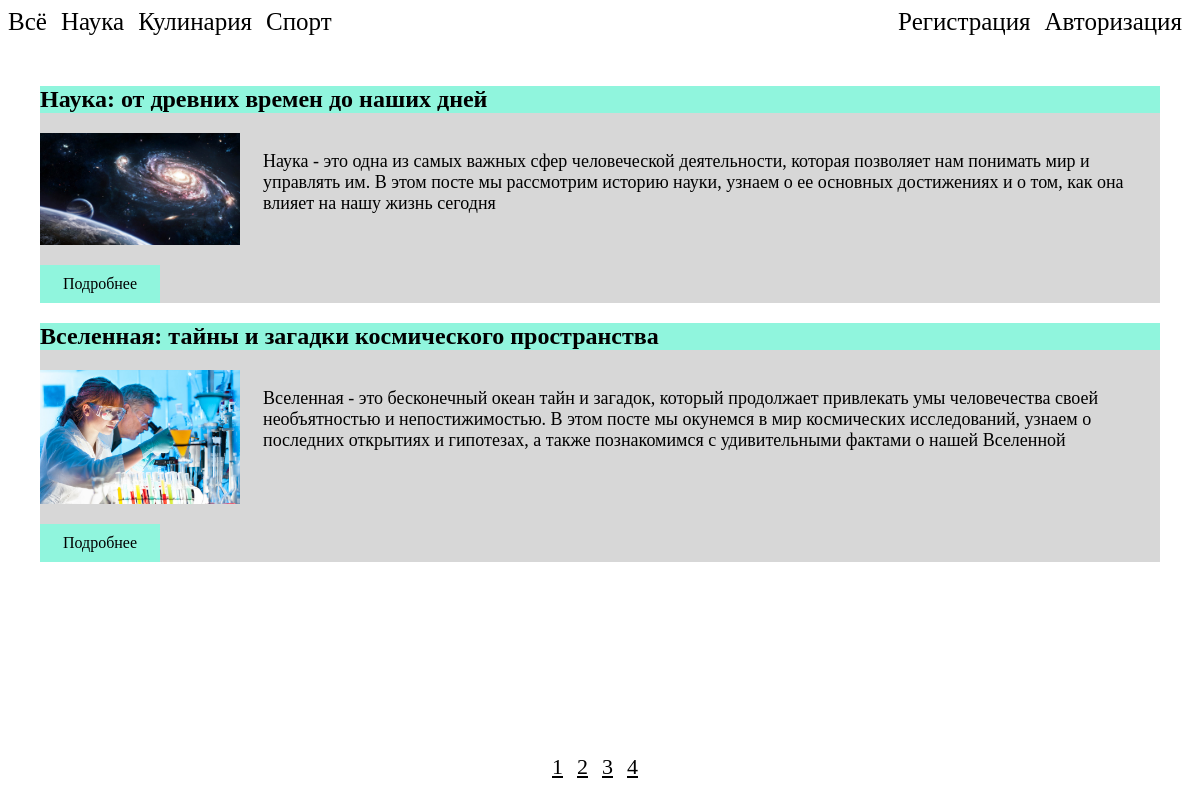
/?page=3, run on the app's committed database.
### tables this page shows
CREATE TABLE `categories` (
  `id` int NOT NULL,
  `title` varchar(500) NOT NULL,
  `description` text NOT NULL
);

CREATE TABLE `posts` (
  `id` int NOT NULL,
  `cid` int NOT NULL,
  `title` varchar(255) NOT NULL,
  `descr_min` varchar(1024) NOT NULL,
  `description` text,
  `image` varchar(500) DEFAULT NULL,
  `published` int NOT NULL
);

### config.php (called while the page is built)
<?php
$host = "localhost";
$port = 3306;
$dbname = 'test';
$dbuser = 'admin';
$dbpass = '6wNLKia4695C';

### cores/Query.php (called while the page is built, shortened)
<?php
include_once 'config.php';
class Query {
    public $db = null;
    public function db() {
        global $host, $port, $dbname, $dbuser, $dbpass;
        try {
            $this->db = new PDO("mysql:host=$host;
                                     port=$port;dbname=$dbname;",
                                     $dbuser, $dbpass);
            return $this->db;
        } catch (PDOException $e) {
            echo "Connection failed: " . $e->getMessage();
            die();
        }
    }
    public function getAll(string $sql, array $arguments = []): array {
        $query = $this->db->prepare($sql);
        if (!$query->execute($arguments)) {
            error_log(json_encode([
                'error' => $query->errorInfo(),
                'sql' => $sql
            ]));
            throw new BaseException(json_encode($query->errorInfo()), 500, $query->errorInfo()[2]);
        }
        return $query->fetchAll(PDO::FETCH_ASSOC);
    }
    public function getCount(string $sql, array $arguments = []) {
        $query = $this->db->prepare($sql);
        if (!$query->execute($arguments)) {
            error_log(json_encode([
                'error' => $query->errorInfo(),
                'sql' => $sql
            ]));
            throw new BaseException(json_encode($query->errorInfo()), 500, $query->errorInfo()[2]);
        }
        return $query->rowCount();
    }
}

### cores/Rights.php (called while the page is built, shortened)
<?php
include_once 'cores/Query.php';
class Rights {
    protected Query $conn;
    function __construct() {
        $this->conn = new Query();
    }
    public function checkAccess(): bool {
        if (isset($_COOKIE['hash']) && isset($_COOKIE['id'])) {
            $user_data = $this->conn->getOne("SELECT id, hash, login, INET_NTOA(ip) AS ip
                                                  FROM users
                                                  WHERE id = ?", [intval($_COOKIE['id'])]);
            if ($user_data) {
                if ($user_data['hash'] !== $_COOKIE['hash']) {
                    $this->clearCookie();
                    return false;
                }
                if ($user_data['ip'] !== $_SERVER['REMOTE_ADDR']) {
                    $this->clearCookie();
                    return false;
                }
                return true;
            } else {
                return false;
            }
        } else {
            return false;
        }
    }
}

### controllers/AllPostsController.php (the view, shortened to what this page needs)
<?php
include_once 'traits/LibRenderElements.php';
include_once 'cores/Rights.php';
include_once 'cores/Query.php';
class AllPostsController {
    protected Query $conn;
    protected int $posts_per_page = 2;
    protected $current_page;
    function __construct($request) {
        $this->conn = new Query();
        $this->rights = new Rights();
        $this->current_page = $request['page'] ?? 1;
    }
    public function renderPostsItems(): void {
        $current_page = (int) $this->current_page;
        $offset = ($current_page - 1) * $this->posts_per_page;
        $posts = $this->conn->getAll("SELECT * FROM posts WHERE published = 1
                                          LIMIT $offset, $this->posts_per_page");
        $inner_html = "";
        foreach ($posts as $item) {
            $inner_html .= "<div class='post'>
                                <h2 class='post-title'>{$item["title"]}</h2>
                                <div class='post-content-wrap'>
                                    <img class='img-post-title' src='/static/images/{$item["image"]}'>
                                    <p class='descr-min'>{$item["descr_min"]}</p>
                                </div>
                                <a class='details' href='/post/{$item["id"]}'>Подробнее</a>
                            </div>";
        }
        echo $inner_html;
    }
    public function renderPagging(): void {
        $count_all_posts = $this->conn->getCount("SELECT * FROM posts WHERE published = 1");
        $total_pages = ceil($count_all_posts / $this->posts_per_page);
        echo "<div class='pagging'>";
        for ($i = 1; $i <= $total_pages; $i++) {
            echo "<a href='?page=$i'>$i</a> ";
        }
        echo "</div>";
    }
}

### traits/LibRenderElements.php (shortened to what this page needs)
<?php
trait LibRenderElements {
    public function renderCategories(): void {
        $categories = $this->conn->getAll("SELECT * FROM categories");
        echo "<nav class='nav-elems'>";
        echo "<a href='/'>Всё</a> ";
        foreach ($categories as $category) {
            echo "<a href='/category/{$category['id']}'>{$category['title']}</a> ";
        }
        echo "</nav>";
    }
    public function renderAuthItems(): void {
        if (!$this->rights->checkAccess()) {
            echo "<nav class='nav-elems'>";
            echo "<a href='/register'>Регистрация</a> ";
            echo "<a href='/login'>Авторизация</a> ";
            echo "</nav>";
        } else {
            echo "<nav class='nav-elems'>";
            echo "<a href='/'>На главную</a> ";
            echo "<a href='/admin'>Админ панель</a> ";
            echo "</nav>";
        }
    }
}

### style.css (style rules this page uses)
.nav-elems a { font-size: 25px; text-decoration: none; color: black; margin-right: 10px; }
.post { background-color: #d7d7d7 }
.post-title { background-color: #90F5DDFF; }
.post-content-wrap { display: flex; gap: 23px; margin-bottom: 20px; }
.img-post-title { width: 200px; }
.descr-min { font-size: 18px; }
.details { display: block; background-color: #90F5DDFF; text-decoration: none; color: black; width: 100px; text-align: center; padding: 10px; cursor: pointer; }
.pagging { margin-bottom: 20px; }
.pagging a { font-size: 22px; color: black; margin-right: 10px; }

### data on the page
categories: title "Наука"
categories: title "Кулинария"
categories: title "Спорт"
posts: title "Наука: от древних времен до наших дней", image (picture), descr_min "Наука - это одна из самых важных сфер человеческой деятельности, которая позволяет нам понимать мир и управлять им. В этом посте мы рассмотрим историю науки, узнаем о ее основных достижениях и о том, как она влияет на нашу жизнь сегодня"
posts: title "Вселенная: тайны и загадки космического пространства", image (picture), descr_min "Вселенная - это бесконечный океан тайн и загадок, который продолжает привлекать умы человечества своей необъятностью и непостижимостью. В этом посте мы окунемся в мир космических исследований, узнаем о последних открытиях и гипотезах, а также познакомимся с удивительными фактами о нашей Вселенной"
